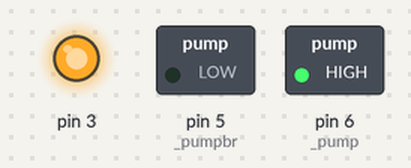
This sketch was run on a simulated Arduino Uno, built with avr-gcc and run on an emulated ATmega328P. Parts: switched loads named in the sketch (green lamp = pin HIGH), output pins drawn as LEDs (lit = HIGH).

Above: at 1.0 s.
At 5.5 s:
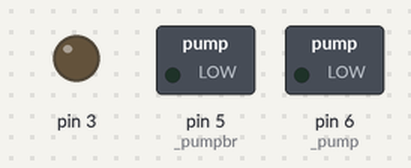
Timing chart, 0 to 6.9 s (numbered marks = the images above):
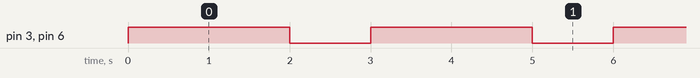

The sketch:

pump.ino
```cpp
#define _pump 6 // pin of the motor(liquid pump)
#define _pumpbr 5// pin of the motor's brake
#define _pumps 3
void setup()
{
  pinMode(_pump, OUTPUT);
  pinMode(_pumpbr, OUTPUT);
  digitalWrite(_pumpbr, LOW);
  digitalWrite(_pump, LOW);
}

void loop()
{
  /*analogWrite(_pumps,255);
  delay(1000);
  analogWrite(_pumps,0);
  delay(1000);*/

  digitalWrite(6, HIGH); //kinisi mprosta gia piestira
    //digitalWrite(5, LOW);   //bgazei to freno
    analogWrite(3,255);  //taxitita motor A
    delay(2000);
    digitalWrite(6, LOW); //kinisi mprosta gia piestira
    //digitalWrite(9, LOW);   //bgazei to freno
    analogWrite(3,0);  //taxitita motor A
    delay(1000);
}
```

Measured:
- by itself, pin 3, pin 6 (_pump): alternates HIGH for 2.0 s and LOW for 1.0 s
